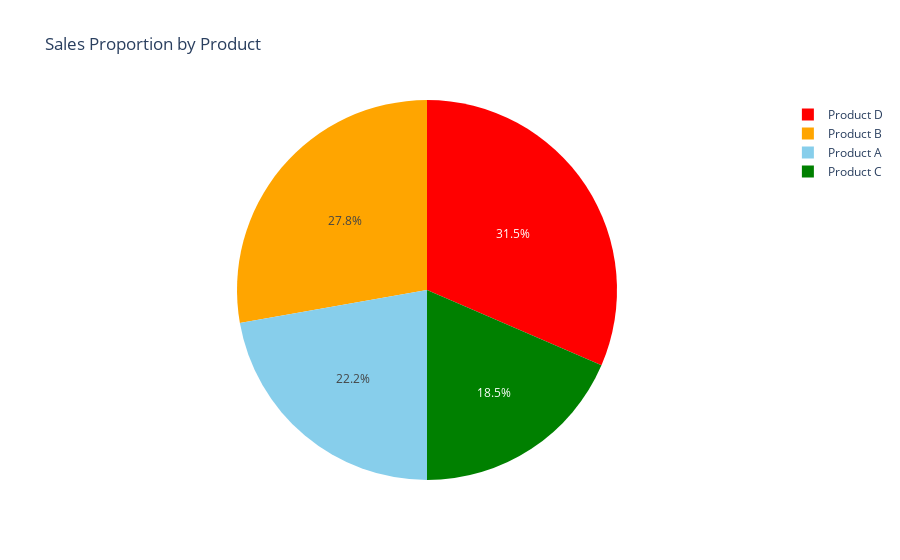

The notebook cell this image was saved under:
### Markdown cell above
Pie Chart - plotly

### Code cell
# Example data
data = {"Product": ["Product A", "Product B", "Product C", "Product D"], "Sales": [120, 150, 100, 170]}
df = pd.DataFrame(data)

# Create the pie chart using plotly
fig = px.pie(
    df,
    names="Product",
    values="Sales",
    title="Sales Proportion by Product",
    color="Product",
    color_discrete_sequence=["skyblue", "orange", "green", "red"]
)

# Show the interactive chart
fig.show()

### Figure 1 — Plotly figure (JSON) as saved in the notebook; plotly's stock layout.template omitted (floating-point values rounded to 4 significant figures)
{"data": [{"customdata": [["Product A"], ["Product B"], ["Product C"], ["Product D"]], "domain": {"x": [0, 1], "y": [0, 1]}, "hovertemplate": "Product=%{customdata[0]}<br>Sales=%{value}<extra></extra>", "labels": ["Product A", "Product B", "Product C", "Product D"], "legendgroup": "", "marker": {"colors": ["skyblue", "orange", "green", "red"]}, "name": "", "showlegend": true, "type": "pie", "values": [120, 150, 100, 170]}], "layout": {"legend": {"tracegroupgap": 0}, "piecolorway": ["skyblue", "orange", "green", "red"], "title": {"text": "Sales Proportion by Product"}}}
